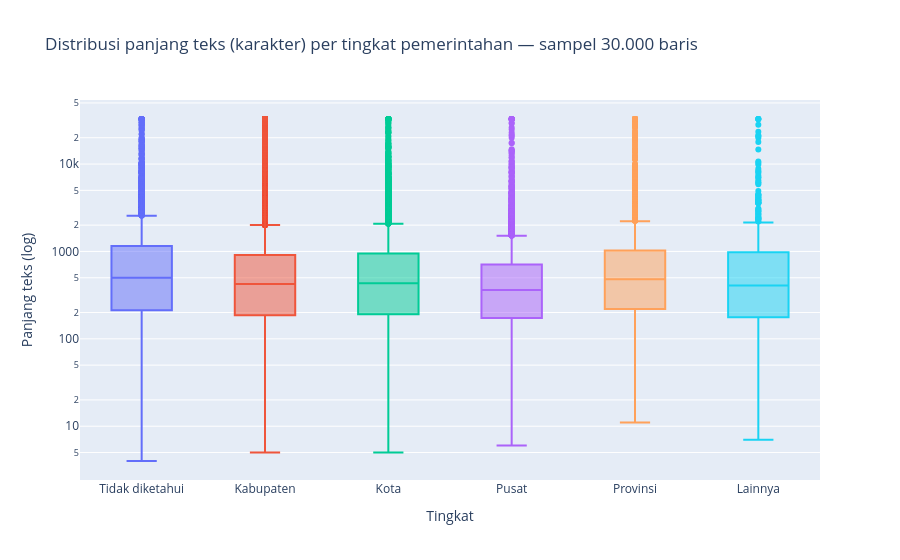

Notebook code for this chart:
### Code cell
# Visualisasi 2: Distribusi dan outlier panjang teks per tingkat pemerintahan (skala log)
sampel = df.sample(n=30_000, seed=42)
fig2 = px.box(sampel, x='tingkat', y='panjang_content', color='tingkat', log_y=True,
              title='Distribusi panjang teks (karakter) per tingkat pemerintahan — sampel 30.000 baris',
              labels={'panjang_content': 'Panjang teks (log)', 'tingkat': 'Tingkat'})
fig2.update_layout(showlegend=False)
fig2.write_html(FIG_DIR / 'v2_distribusi_panjang_teks.html', include_plotlyjs='cdn')
fig2.show()

### Figure 1 — Plotly figure (JSON) as saved in the notebook; plotly's stock layout.template omitted (floating-point values rounded to 4 significant figures; data arrays with more than 128 entries replaced by an {"elided": "..."} marker saying what was removed)
{"data": [{"alignmentgroup": "True", "hovertemplate": "Tingkat=%{x}<br>Panjang teks (log)=%{y}<extra></extra>", "legendgroup": "Tidak diketahui", "marker": {"color": "#636efa"}, "name": "Tidak diketahui", "notched": false, "offsetgroup": "Tidak diketahui", "orientation": "v", "showlegend": true, "type": "box", "x": {"elided": "3196 str values"}, "x0": " ", "xaxis": "x", "y": {"elided": "3196 int values"}, "y0": " ", "yaxis": "y"}, {"alignmentgroup": "True", "hovertemplate": "Tingkat=%{x}<br>Panjang teks (log)=%{y}<extra></extra>", "legendgroup": "Kabupaten", "marker": {"color": "#EF553B"}, "name": "Kabupaten", "notched": false, "offsetgroup": "Kabupaten", "orientation": "v", "showlegend": true, "type": "box", "x": {"elided": "14754 str values"}, "x0": " ", "xaxis": "x", "y": {"elided": "14754 int values"}, "y0": " ", "yaxis": "y"}, {"alignmentgroup": "True", "hovertemplate": "Tingkat=%{x}<br>Panjang teks (log)=%{y}<extra></extra>", "legendgroup": "Kota", "marker": {"color": "#00cc96"}, "name": "Kota", "notched": false, "offsetgroup": "Kota", "orientation": "v", "showlegend": true, "type": "box", "x": {"elided": "4598 str values"}, "x0": " ", "xaxis": "x", "y": {"elided": "4598 int values"}, "y0": " ", "yaxis": "y"}, {"alignmentgroup": "True", "hovertemplate": "Tingkat=%{x}<br>Panjang teks (log)=%{y}<extra></extra>", "legendgroup": "Pusat", "marker": {"color": "#ab63fa"}, "name": "Pusat", "notched": false, "offsetgroup": "Pusat", "orientation": "v", "showlegend": true, "type": "box", "x": {"elided": "4862 str values"}, "x0": " ", "xaxis": "x", "y": {"elided": "4862 int values"}, "y0": " ", "yaxis": "y"}, {"alignmentgroup": "True", "hovertemplate": "Tingkat=%{x}<br>Panjang teks (log)=%{y}<extra></extra>", "legendgroup": "Provinsi", "marker": {"color": "#FFA15A"}, "name": "Provinsi", "notched": false, "offsetgroup": "Provinsi", "orientation": "v", "showlegend": true, "type": "box", "x": {"elided": "2082 str values"}, "x0": " ", "xaxis": "x", "y": {"elided": "2082 int values"}, "y0": " ", "yaxis": "y"}, {"alignmentgroup": "True", "hovertemplate": "Tingkat=%{x}<br>Panjang teks (log)=%{y}<extra></extra>", "legendgroup": "Lainnya", "marker": {"color": "#19d3f3"}, "name": "Lainnya", "notched": false, "offsetgroup": "Lainnya", "orientation": "v", "showlegend": true, "type": "box", "x": {"elided": "508 str values"}, "x0": " ", "xaxis": "x", "y": {"elided": "508 int values"}, "y0": " ", "yaxis": "y"}], "layout": {"boxmode": "overlay", "legend": {"title": {"text": "Tingkat"}, "tracegroupgap": 0}, "showlegend": false, "title": {"text": "Distribusi panjang teks (karakter) per tingkat pemerintahan — sampel 30.000 baris"}, "xaxis": {"anchor": "y", "categoryarray": ["Tidak diketahui", "Kabupaten", "Kota", "Pusat", "Provinsi", "Lainnya"], "categoryorder": "array", "domain": [0, 1], "title": {"text": "Tingkat"}}, "yaxis": {"anchor": "x", "domain": [0, 1], "title": {"text": "Panjang teks (log)"}, "type": "log"}}}
